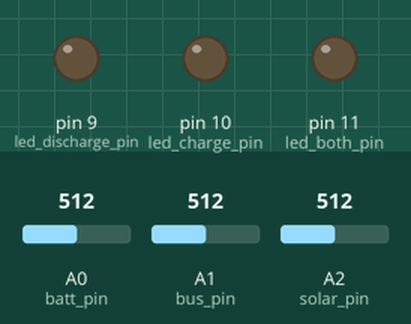
A program run on a simulated Arduino Uno, built with avr-gcc and run on an emulated ATmega328P. Shown: output pins drawn as LEDs (lit = HIGH). Inputs (shaded band) come from the test bench; at power-on: A0 (batt_pin) = 512, A1 (bus_pin) = 512, A2 (solar_pin) = 512.

Above: at 0.1 s.
At 1.1 s:
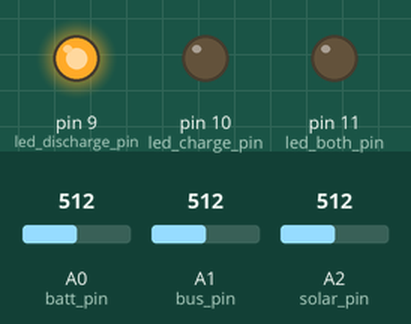
Timing chart, 0 to 2.6 s (numbered marks = the images above):
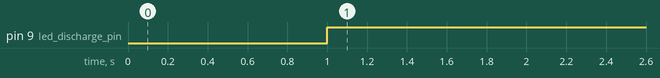

The program:

main.cpp
```cpp
#include <Arduino.h>
#include <LowPower.h>
#include <PowerMeter.h>

const uint8_t solar_pin = A2;
const uint8_t bus_pin = A1;
const uint8_t batt_pin = A0;
const uint8_t led_discharge_pin = 9;
const uint8_t led_charge_pin = 10;
const uint8_t led_both_pin = 11;

const float shunt_res = 2.2;


float ic_current, charge_current;


PowerMeter batt_meter = PowerMeter(batt_pin, bus_pin, shunt_res);
PowerMeter solar_meter = PowerMeter(solar_pin, bus_pin, shunt_res);

void setup() {
  pinMode(batt_pin, INPUT);
  pinMode(bus_pin, INPUT);
  pinMode(solar_pin, INPUT);
  pinMode(led_discharge_pin, OUTPUT);
  pinMode(led_charge_pin, OUTPUT);
  pinMode(led_both_pin, OUTPUT);
  Serial.begin(9600);
}

void loop() {

  delay(1000); //Let system settle

  batt_meter.measure();
  solar_meter.measure();

  ic_current = batt_meter.current + solar_meter.current;

  //Calculate current charging battery
  if (batt_meter.current < 0) {
    charge_current = (solar_meter.supply_voltage - batt_meter.supply_voltage)/(shunt_res*2);
  } else {
    charge_current = 0;
  }

  //INTERACT
  digitalWrite(led_charge_pin, LOW);
  digitalWrite(led_discharge_pin, LOW);
  digitalWrite(led_both_pin, LOW);
  if (charge_current > 0) {
    digitalWrite(led_charge_pin, HIGH);
  } else if (batt_meter.current > 0 && solar_meter.current > 0) {
    digitalWrite(led_both_pin, HIGH);
  } else {
    digitalWrite(led_discharge_pin, HIGH);
  }

  //Sleep for one minute (52s)
  for (uint8_t i=0; i<10; i++) {
      LowPower.powerDown(SLEEP_8S, ADC_OFF, BOD_OFF);
  }

}
```

Measured:
- by itself, pin 9 (led_discharge_pin): LOW → HIGH at 1.0 s
